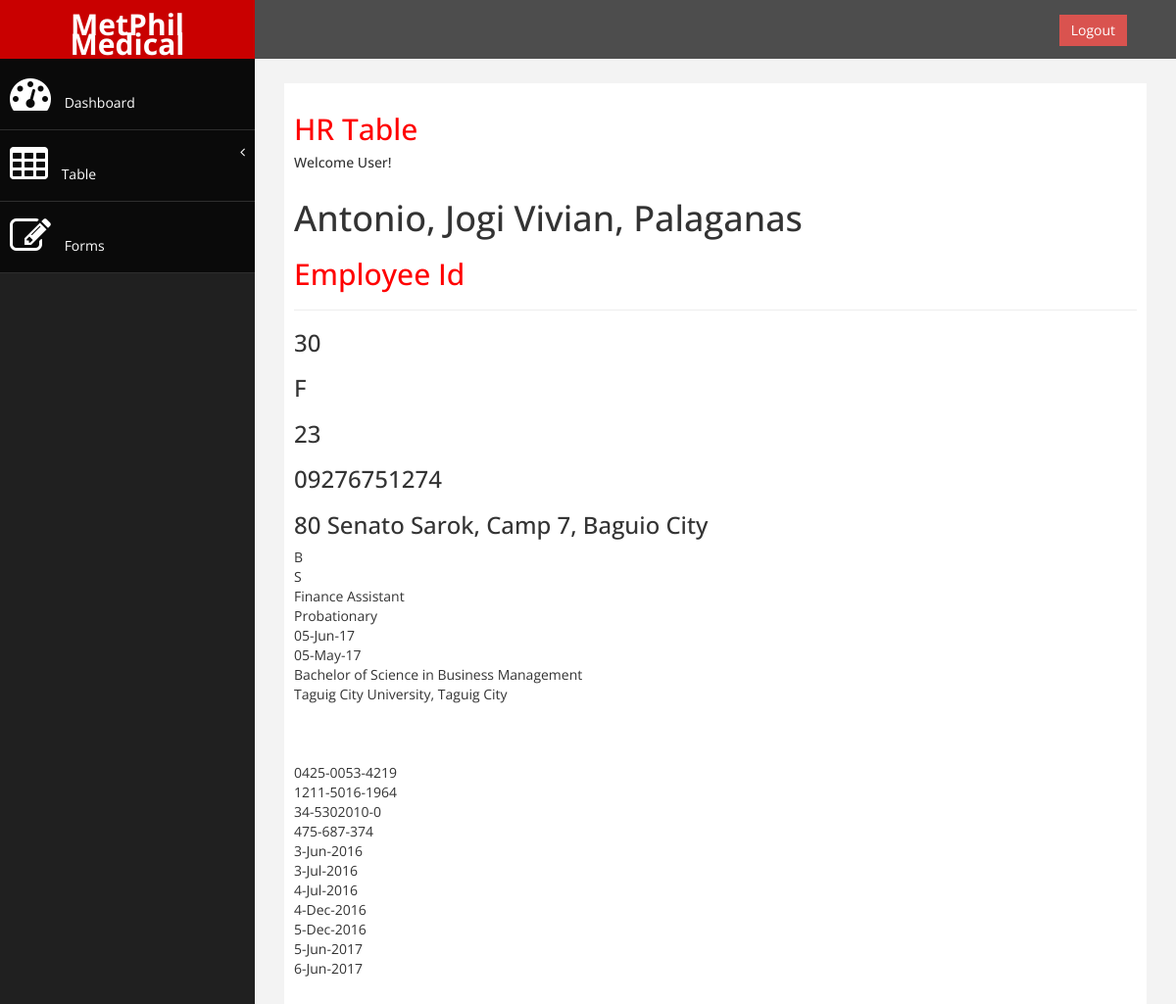
/fulltable.php?employeeid=30, run on the app's committed database.
### tables this page shows
CREATE TABLE `employmentcontracts` (
  `employeeId` text,
  `firstContract_start` text,
  `firstContract_end` text,
  `secondContract_start` text,
  `secondContract_end` text,
  `thirdContract_start` text,
  `thirdContract_end` text,
  `fourthContract_start` text,
  `fourthContract_end` text,
  `fifthContract_start` text,
  `fifthContract_end` text,
  `empContNum` int(11) NOT NULL,
  `sixthContract_start` text,
  `sixthContract_end` text,
  PRIMARY KEY (`empContNum`)
);

CREATE TABLE `employees` (
  `bloodType` text,
  `licenseId` text,
  `phicId` text,
  `employeeId` bigint(5) NOT NULL AUTO_INCREMENT,
  `hdmfId` text,
  `sssId` text,
  `tinId` text,
  `firstname` text,
  `educationalAttainment` text,
  `middlename` text,
  `lastname` text,
  `contactNo` text,
  `address` text,
  `licenseExpiration` text,
  `civilStatus` text,
  `school` text,
  `license` text,
  `gender` text,
  `age` int(11) DEFAULT NULL,
  `birthdate` text,
  `position` text,
  `empStatus` text,
  `statusEndDate` text,
  `statusEvaluationDate` text,
  PRIMARY KEY (`employeeId`)
);

### fullTable.php (the view, shortened to what this page needs)
<!DOCTYPE html>
<html xmlns="http://www.w3.org/1999/xhtml">
<head>
    <link href="assets/css/bootstrap.css" rel="stylesheet" />
    <link href="assets/css/font-awesome.css" rel="stylesheet" />
    <link href="assets/css/custom.css" rel="stylesheet" />
    <link href="assets/js/dataTables/dataTables.bootstrap.css" rel="stylesheet" />
</head>
<body>
    <div id="wrapper">
        <nav class="navbar navbar-default navbar-cls-top " role="navigation" style="margin-bottom: 0">
            <div class="navbar-header">
                <a class="navbar-brand" href="index.php">MetPhil Medical</a>
            </div>
            <div style="color: white; padding: 15px 50px 5px 50px; float: right; font-size: 16px;">
                <a href="login/index.php" class="btn btn-danger square-btn-adjust">Logout</a>
            </div>
        </nav>
                <nav class="navbar-default navbar-side" role="navigation">
            <div class="sidebar-collapse">
                <ul class="nav" id="main-menu">
                    <li>
                        <a  href="dashboard.php"><i class="fa fa-dashboard fa-3x"></i> Dashboard</a>
                    </li>
                    <li>
                        <a href="#"><i class="fa fa-table fa-3x"></i> Table<span class="fa arrow"></span></a>
                      </li>
                    <li  >
                        <a  href="form.php"><i class="fa fa-edit fa-3x"></i> Forms </a>
                    </li>
                </ul>
            </div>
        </nav>
        <div id="page-wrapper" >
            <div id="page-inner">
                <div class="row">
                    <div class="col-md-12">
                     <h2>HR Table</h2>
                        <h5>Welcome User!</h5>
                    </div>
                </div>
                <div>
                    <?php
                        $connection = mysqli_connect("localhost", "root", "", "humanresourcesdb");
                        $currentEmpId = $_GET['employeeid'];
                        if(isset($_POST)){
                            $count = mysqli_num_rows($query);
                            if($count == 0){
                                echo "No results found.";
                                echo mysqli_error($connection);
                            }else{
                                while($row = mysqli_fetch_array($query)){
                                    $employeeid = $row[0];
                                    $firstName = $row[1];
                                    $middleName = $row[2];
                                    $lastName = $row[3];
                                    $gender = $row[4];
                                    $age = $row[5];
                                    $contactNo = $row[6];
                                    $address = $row[7];
                                    $bloodtype = $row[8];
                                    $civilStatus = $row[9];
                                    $position = $row[10];
                                    $empStatus = $row[11];
                                    $statusEndDate = $row[12];
                                    $statusEvaluation = $row[13];
                                    $educationalAttainment = $row[14];
                                    $school = $row[15];
                                    $phicId = $row[19];
                                    $hdmfId = $row[20];
                                    $sssId = $row[21];
                                    $tinId = $row[22];
                                    $firstContractStart = $row[23];
                                    $firstContractEnd = $row[24];
                                    $secondContractStart = $row[25];
                                    $secondContractEnd = $row[26];
                                    $thirdContractStart = $row[27];
                                    $thirdContractEnd = $row[28];
                                    $fourthContractStart = $row[29];
                                    echo "<div>";
                                        echo "<h1>$lastName, $firstName, $middleName</h1>";
                                        echo "<h2>Employee Id</h2>";
                                        echo "<hr>";
                                        echo "<h3>$employeeid</h3>";
                                        echo "<h3>$gender</h3>";
                                        echo "<h3>$age</h3>";
                                        echo "<h3>$contactNo</h3>";
                                        echo "<h3>$address</h3>";
                                        echo "$bloodtype</br>";
                                        echo "$civilStatus</br>";
                                        echo "$position</br>";
                                        echo "$empStatus</br>";
                                        echo "$statusEndDate</br>";
                                        echo "$statusEvaluation</br>";
                                        echo "$educationalAttainment</br>";
                                        echo "$school</br>";
                                        echo "$phicId</br>";
                                        echo "$hdmfId</br>";
                                        echo "$sssId</br>";
                                        echo "$tinId</br>";
                                        echo "$firstContractStart</br>";
                                        echo "$firstContractEnd</br>";
                                        echo "$secondContractStart</br>";
                                        echo "$secondContractEnd</br>";
                                        echo "$thirdContractStart</br>";
                                        echo "$thirdContractEnd</br>";
                                        echo "$fourthContractStart</br>";
                                    echo "</div>";
                                }
                            }
                        }
                        ?>
                </div>
            </div>
        </div>
    </div>
</body>
</html>

### assets/css/custom.css (style rules this page uses)
body { font-family: 'Open Sans', sans-serif; }
#wrapper { width: 100%; background:#202020; }
#page-wrapper { padding: 15px 15px; min-height: 600px; background:#F3F3F3; }
#page-inner { width:100%; margin:10px 20px 10px 0px; background-color:#fff!important; padding:10px; min-height:1200px; }
h2 { color: #f00; }
.square-btn-adjust { border: 0px solid transparent; -webkit-border-radius: 0px; -moz-border-radius: 0px; border-radius: 0px; }
.navbar-cls-top .navbar-brand { color: #fff; background: #C90000; width: 260px; text-align: center; height: 60px; font-size: 30px; font-weight: 700; }
.arrow { float: right; }
.fa.arrow:before { content: "\f104"; }
.sidebar-collapse , .sidebar-collapse .nav { background:none; }
.sidebar-collapse .nav { padding:0; }
.sidebar-collapse .nav > li > a { color:#fff; background:#0A0A0A; text-shadow:none; }
.sidebar-collapse > .nav > li > a { padding:15px 10px; }
.sidebar-collapse > .nav > li { border-bottom: 1px solid rgba(107, 108, 109, 0.19); }
.navbar-side { border:none; background-color: #202020; }
.navbar-cls-top { background:#4D4D4D; border-bottom:none; }
.navbar-default { border:0px solid black; }
.navbar-header { background: #A70303; }
.nav > li > a > i { margin-right:10px; }
@media (min-width:768px) { #page-wrapper { margin: 0 0 0 260px; padding: 15px 30px; min-height: 1200px; } }
@media (min-width:768px) { .navbar-side { z-index: 1; position: absolute; width: 260px; } }
@media (min-width:768px) { .navbar { border-radius: 0px; } }

### data on the page
employmentcontracts: employeeId.lastname "Antonio", employeeId.firstname "Jogi Vivian", employeeId.middlename "Palaganas", employeeId.employeeId "30", employeeId.gender "F", employeeId.age "23", employeeId.contactNo "09276751274", employeeId.address "80 Senato Sarok, Camp 7, Baguio City", employeeId.bloodType "B", employeeId.civilStatus "S", employeeId.position "Finance Assistant", employeeId.empStatus "Probationary", employeeId.statusEndDate "05-Jun-17", employeeId.statusEvaluationDate "05-May-17", employeeId.educationalAttainment "Bachelor of Science in Business Management", employeeId.school "Taguig City University, Taguig City", employeeId.phicId "0425-0053-4219", employeeId.hdmfId "1211-5016-1964", employeeId.sssId "34-5302010-0", employeeId.tinId "475-687-374", firstContract_start "3-Jun-2016", firstContract_end "3-Jul-2016", secondContract_start "4-Jul-2016", secondContract_end "4-Dec-2016", thirdContract_start "5-Dec-2016", thirdContract_end "5-Jun-2017", fourthContract_start "6-Jun-2017"
